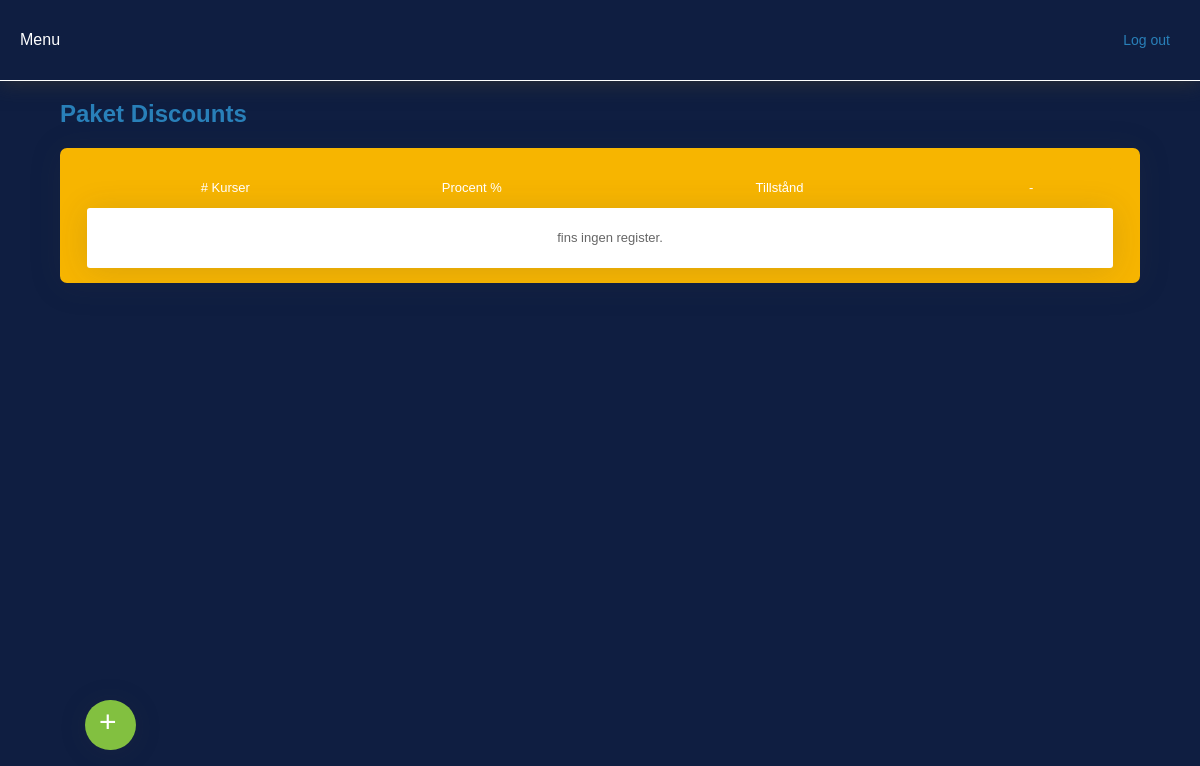
/admin/p_discount.php (signed in), run on an earlier commit of the app's database.
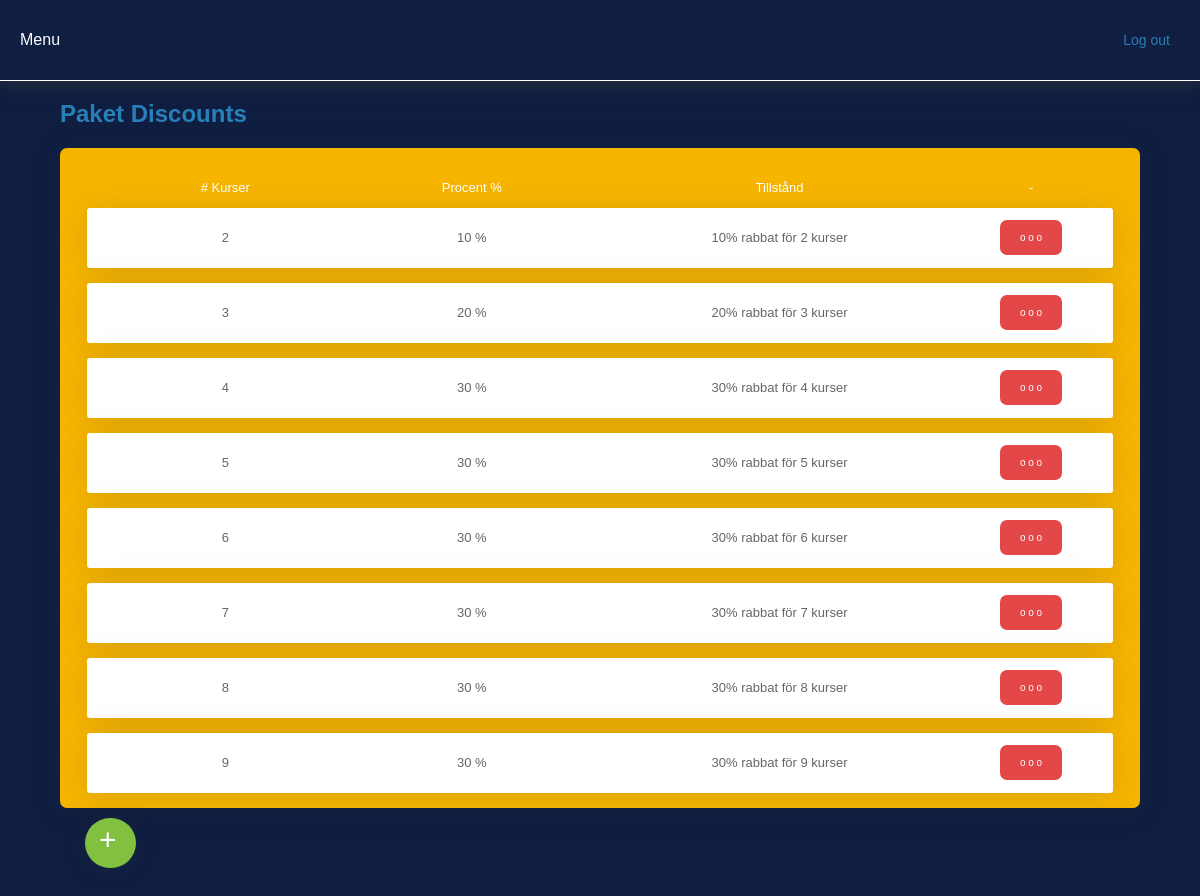
And on a later commit of the database.
### tables this page shows
CREATE TABLE `pack_discount` (
  `id_p_discount` int(11) NOT NULL,
  `package_conditions` text,
  `percent` int(11) DEFAULT NULL,
  `valor` int(11) DEFAULT NULL
);

### admin/inc/p_discount_list.php (the view, shortened to what this page needs)
<div class="user_div">
<table width="100%" cellspacing="0" class="table_user" style="background-color: #F7B500;margin: 20px auto 0; ">
    <tr height="40" style="color: #FFF;">
        <td width="25%" nowrap="nowrap" align="center" style="padding: 0 0 0 20px; border-bottom: 1px solid #F7B500;"># Kurser</td>
        <td width="25%" nowrap="nowrap" align="center" style="padding: 0 0 0 0; border-bottom: 1px solid #F7B500;">Procent %</td>
        <td width="35%" nowrap="nowrap" align="center" style="padding: 0 0 0 0; border-bottom: 1px solid #F7B500;">Tillstånd</td>
        <td width="15%" nowrap="nowrap" align="center" style="padding: 0 10px 0 0; border-bottom: 1px solid #F7B500;">-</td>
    </tr>
</table>
    <?php if ($row_DatosConsulta > 0) {  ?>
    <?php do { ?>
<table width="100%" cellspacing="0" class="table_user" style="margin: 0 auto 15px; box-shadow: 0 .15rem 2rem 0 rgba(58,59,69,.15)!important;">
    <tr class="line" height="60">
        <td width="25%" nowrap="nowrap" align="center" style="padding: 0 0 0 20px;"><?php echo $row_DatosConsulta['valor']; ?></td>
        <td width="25%" nowrap="nowrap" align="center" style="padding: 0 0 0 0;"><?php echo $row_DatosConsulta['percent']; ?> %</td>
        <td width="35%" nowrap="nowrap" align="center" style="padding: 0 0 0 0;"><?php echo $row_DatosConsulta['package_conditions']; ?></td>
        <td width="15%" nowrap="nowrap" align="center" style="padding: 0 10px 0 0;">
            <div class="arternative">
                <button class="artbtn">o o o</button>
            </div>
        </td>
    </tr>
    <?php } while ($row_DatosConsulta = mysqli_fetch_assoc($DatosConsulta));
    }
    else
    {  ?>
        <table width="100%" cellspacing="0" class="table_user" style="margin: 0 auto 15px; box-shadow: 0 .15rem 2rem 0 rgba(58,59,69,.15)!important;">
            <tr class="line" height="60">
                <td colspan="10" nowrap="nowrap" align="center" style="padding: 0 0 0 20px;">fins ingen register.</td>
            </tr>
        </table>
    <?php } ?>
</table>
</div>
<a href="p_discount.php?new=1"><div class="flying_button">+</div></a>

### admin/p_discount.php (shortened to what this page needs)
<?php require_once('../connections/conexion.php');?>
<?php
 $query_DatosConsulta = sprintf("SELECT * FROM pack_discount ORDER BY id_p_discount");
 $DatosConsulta = mysqli_query($con, $query_DatosConsulta) or die(mysqli_error($con));
 $row_DatosConsulta = mysqli_fetch_assoc($DatosConsulta);
?>
<html>
<head>
<link href="css/style_adm.css" rel="stylesheet" type="text/css"  media="all" />
</head>
<body>
    <div class="wrapp">
        <?php include("inc/head.php"); ?>
        <div class="container">
          <div class="title"><h2>Paket Discounts</h2></div>
          <?php include("inc/p_discount_list.php"); ?>
        </div>
    </div>
</body>
</html>

### admin/inc/head.php (shortened to what this page needs)
<div class="head">
    <?php include("inc/menu.php"); ?>
    <div class="config_m">
        <ul>
            <li><a href="inc/logout.php">Log out</a></li>
            <li><a href="">
            </a></li>
        </ul>
    </div>
</div>

### admin/inc/menu.php (shortened to what this page needs)
<div class="dropdown">
    <button onclick="myFunction()" class="dropbtn">Menu</button>
</div>

### admin/css/style_adm.css (style rules this page uses)
body { margin:0 auto; padding:0; font-family: 'Lucida Sans', 'Lucida Sans Regular', 'Lucida Grande', 'Lucida Sans Unicode', Geneva, Verdana, sans-serif; background-color: #0F1E41; }
a { margin: 0; }
.wrapp { width: 100%; height: 100%; background-color: #0F1E41; position: relative; }
.head { width: 100%; height: 80px; background-color: #0F1E41; border-bottom: 1px solid #FFF; box-shadow: 0px 0px 20px #333; display: flex; position: fixed; z-index: 1; }
.title { width: 90%; margin: 0 auto; color: #2980B9; }
.dropbtn { height: 100%; background-color: #0F1E41; color: #2980B9; padding: 20px; font-size: 16px; border: none; cursor: pointer; }
.dropdown { position: relative; display: inline-block; }
.config_m { flex: 1; text-align: right; padding-right: 10px; }
.config_m ul { list-style-type: none; padding-inline-start: 0px; margin: 0; }
.config_m ul li a { margin: 0; padding: 0; }
.config_m ul li a { color: #2980B9; font-size: 14px; padding: 32px 20px; text-decoration: none; display: block; text-align: center; float: right; }
.container { width: 100%; overflow: auto; padding-top: 80px; }
.container a { text-decoration: none; color: rgb(52, 160, 233); }
.table_user { width: 95%; background-color: #FFF; font-size: 13px; border-radius: 3px; }
.line { color: #666; }
.user_div { width: 90%; overflow: auto; background-color: #F7B500; margin: 0px auto 110px; border-radius: 7px; box-shadow: 0 .15rem 2rem 0 rgba(58,59,69,.15)!important; }
.flying_button { width: 20px; height: 40px; padding: 5px 17px 5px 14px; border-radius: 25px; background-color: #82C040; color: #FFF; box-shadow: 0 .15rem 1.75rem 0 rgba(58,59,69,.15)!important; font-size: 30px; position: fixed; left: 85px; bottom: 50px; cursor: pointer; }
.artbtn { background-color: #E34747; color: white; padding: 12px 20px; border-radius: 7px; font-size: 16px; border: none; cursor: pointer; font-size: 10px; }
.arternative { display: inline-block; }

What changed in the data, as far as the page shows it:
added pack_discount: valor "2", percent "10", package_conditions "10% rabbat för 2 kurser"
added pack_discount: valor "3", percent "20", package_conditions "20% rabbat för 3 kurser"
added pack_discount: valor "4", percent "30", package_conditions "30% rabbat för 4 kurser"
added pack_discount: valor "5", percent "30", package_conditions "30% rabbat för 5 kurser"
added pack_discount: valor "6", percent "30", package_conditions "30% rabbat för 6 kurser"
added pack_discount: valor "7", percent "30", package_conditions "30% rabbat för 7 kurser"
added pack_discount: valor "8", percent "30", package_conditions "30% rabbat för 8 kurser"
added pack_discount: valor "9", percent "30", package_conditions "30% rabbat för 9 kurser"
Also different on the page:
text no longer shown: "fins ingen register."
